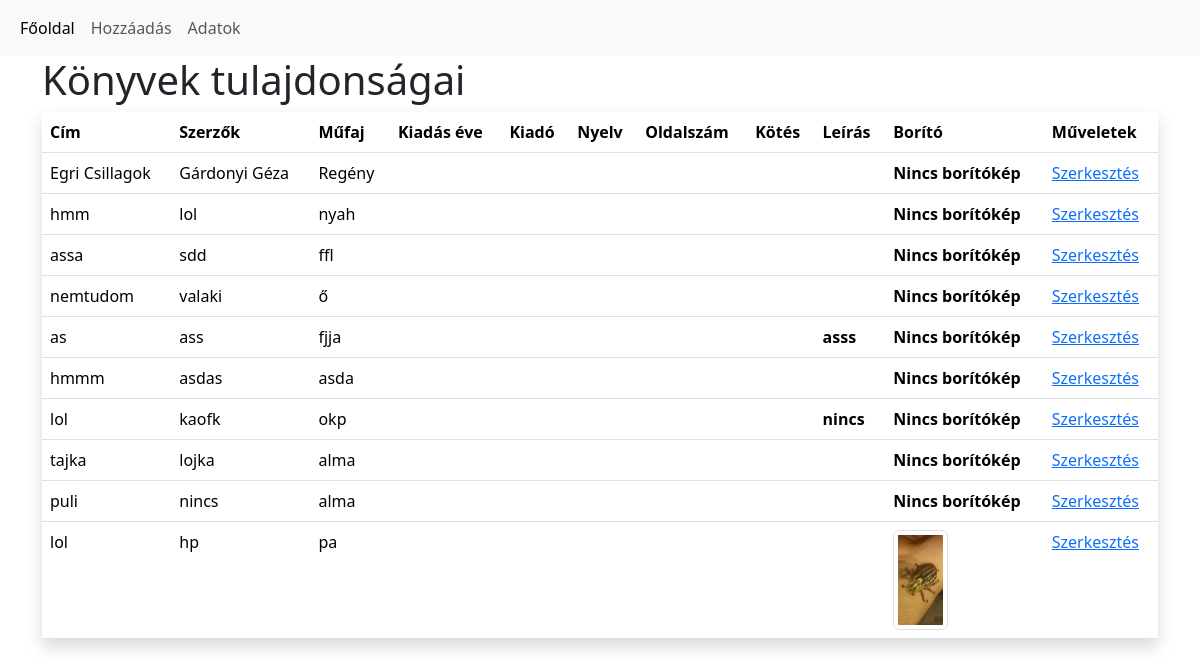
The app's page /adatok/ with its own data.
### alkalmazas/models.py (models this page shows, shortened)
class Konyvek(models.Model):
    cim = models.CharField(max_length=100)
    szerzok = models.ManyToManyField(Szerzok, related_name="konyvek")
    mufajok = models.ManyToManyField(Mufajok, related_name="konyvek")
    kiadas_eve = models.CharField(max_length=20,blank=True)
    kiado = models.CharField(max_length=100, null=True, blank=True)
    nyelv = models.CharField(max_length=50, null=True, blank=True)
    oldalszam = models.CharField(max_length=20, blank=True)
    kotes_tipus = models.CharField(max_length=50, null=True, blank=True)
    leiras = models.TextField(null=True, blank=True)
    boritokep = models.ImageField(upload_to='borito_kepek/', null=True, blank=True)
    class Meta:
        verbose_name_plural = "Konyvek"

class Szerzok(models.Model):
    szerzo = models.CharField(max_length=100, unique=True)
    class Meta:
        verbose_name_plural = "Szerzok"

class Mufajok(models.Model):
    mufaj = models.CharField(max_length=100, unique=True)
    class Meta:
        verbose_name_plural = "Mufajok"

### alkalmazas/views.py (the view)
# urls.py: path('adatok/', adatok, name='adatok'),
def adatok(request):
    konyvek = Konyvek.objects.all()
    return render(request, 'adatok.html', {'konyvek': konyvek})

### alkalmazas/templates/adatok.html
{% extends "base.html" %}
{% block tartalom %}
    <h1>Könyvek tulajdonságai</h1>
    <table class="table shadow">
        <thead>
            <tr>
                <th>Cím</th>
                <th>Szerzők</th>
                <th>Műfaj</th>
                <th>Kiadás éve</th>
                <th>Kiadó</th>
                <th>Nyelv</th>
                <th>Oldalszám</th>
                <th>Kötés</th>
                <th>Leírás</th>
                <th>Borító</th>
                <th>Műveletek</th>
            </tr>
        </thead>
        <tbody>
            {% for konyv in konyvek %}
            <tr>
                <td>{{ konyv.cim }}</td>
                <td>
                    {% for szerzo in konyv.szerzok.all %}
                        {{ szerzo.szerzo }}{% if not forloop.last %}, {% endif %}
                    {% endfor %}
                </td>
                <td>
                    {% for mufaj in konyv.mufajok.all %}
                        {{ mufaj.mufaj }}{% if not forloop.last %}, {% endif %}
                    {% endfor %}
                </td>
                <td>{{  konyv.kiadas_eve }}</td>
                <td>{{  konyv.kiado  }}</td>
                <td>{{  konyv.nyelv  }}</td>
                <td>{{  konyv.oldalszam  }}</td>
                <th>{{  konyv.kotes_tipus}}</th>
                <th>{{  konyv.leiras  }}</th>
                {% if konyv.boritokep %}
                    <th>
                        <img src="{{ konyv.boritokep.url }}" alt="{{ konyv.cim }}" class="img-thumbnail" style="max-width: 100px; max-height: 100px;">
                    </th>
                {% else %}
                    <th>Nincs borítókép</th>
                {% endif %}
                <td>
                    <a href="{% url 'szerkeszt_konyv' konyv.id %}">Szerkesztés</a>
                </td>
            </tr>
            {% endfor %}
        </tbody>
    </table>
{% endblock tartalom %}

### records on screen
Konyvek: cim "Egri Csillagok", shows "Nincs borítókép"
Szerzok: szerzo "Gárdonyi Géza"
Mufajok: mufaj "Regény"
Konyvek: cim "hmm", shows "Nincs borítókép"
Szerzok: szerzo "lol"
Mufajok: mufaj "nyah"
Konyvek: cim "assa", shows "Nincs borítókép"
Szerzok: szerzo "sdd"
Mufajok: mufaj "ffl"
Konyvek: cim "nemtudom", shows "Nincs borítókép"
Szerzok: szerzo "valaki"
Mufajok: mufaj "ő"
Konyvek: cim "as", leiras "asss", shows "Nincs borítókép"
Szerzok: szerzo "ass"
Mufajok: mufaj "fjja"
Konyvek: cim "hmmm", shows "Nincs borítókép"
Szerzok: szerzo "asdas"
Mufajok: mufaj "asda"
Konyvek: cim "lol", leiras "nincs", shows "Nincs borítókép"
Szerzok: szerzo "kaofk"
Mufajok: mufaj "okp"
Konyvek: cim "tajka", boritokep "Nincs borítókép"
Szerzok: szerzo "lojka"
Mufajok: mufaj "alma"
Konyvek: cim "puli", boritokep "Nincs borítókép"
Szerzok: szerzo "nincs"
Konyvek: cim "lol", boritokep (picture)
Szerzok: szerzo "hp"
Mufajok: mufaj "pa"
